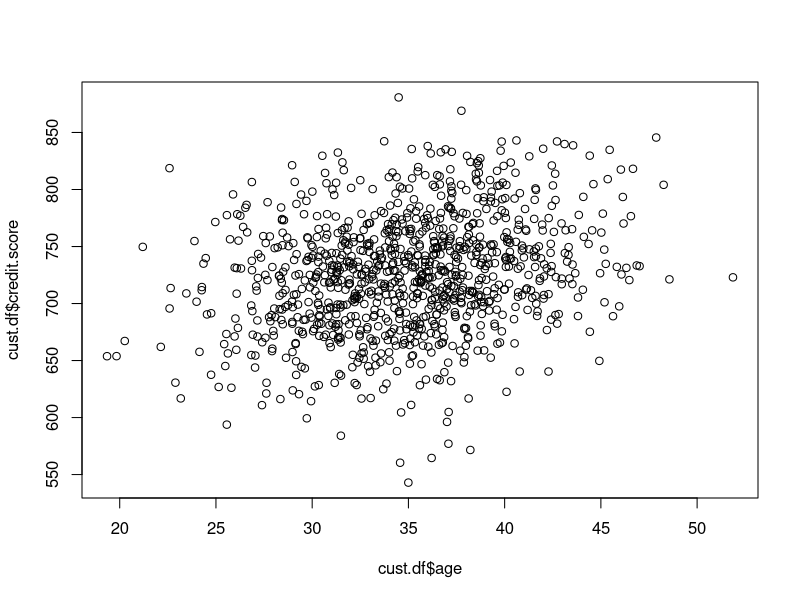
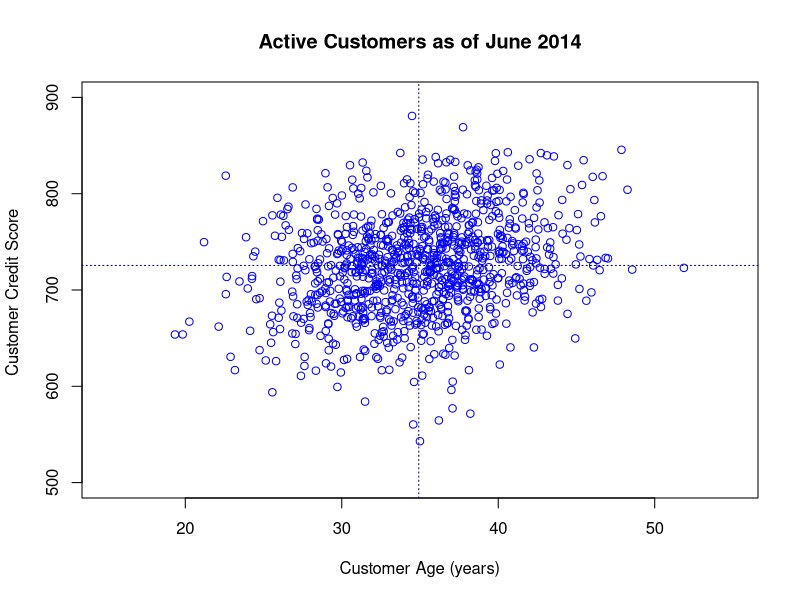
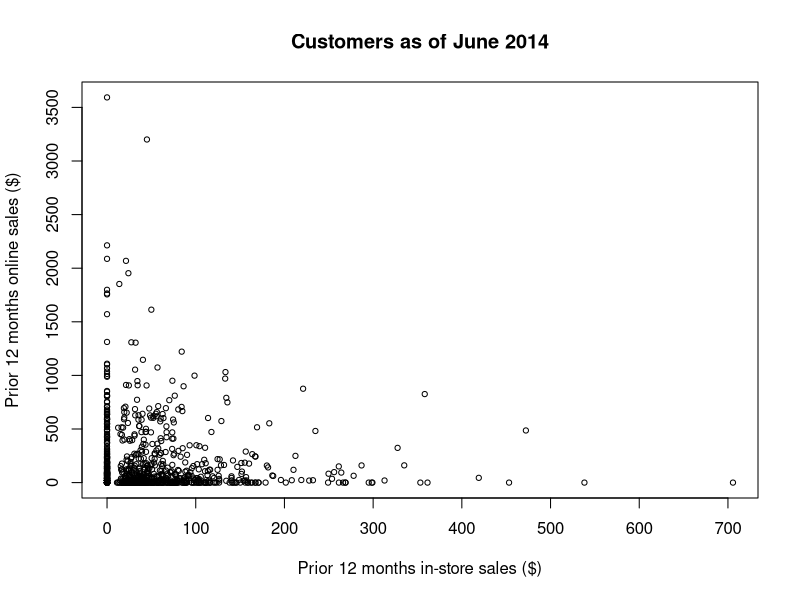
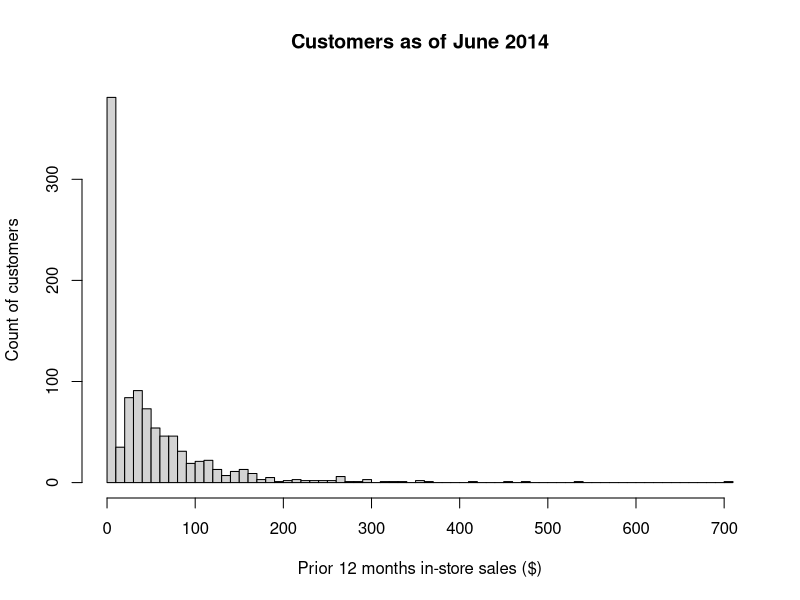
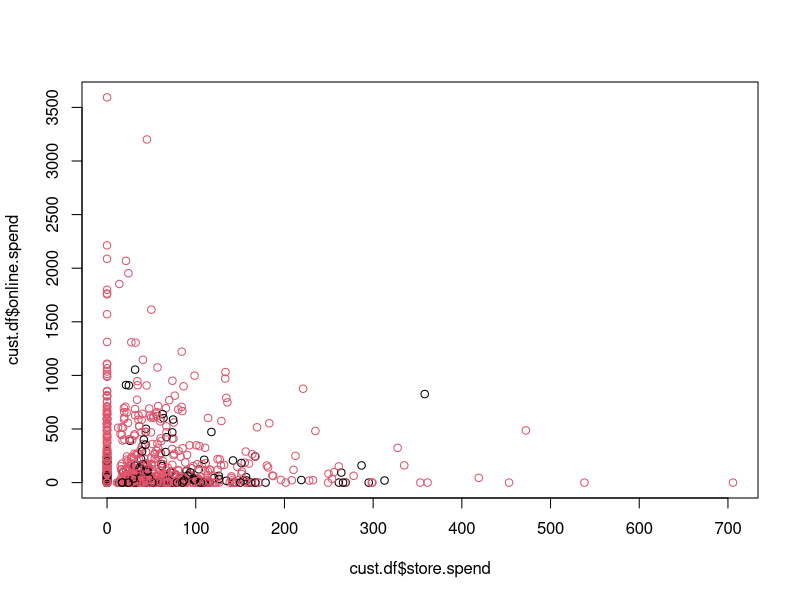
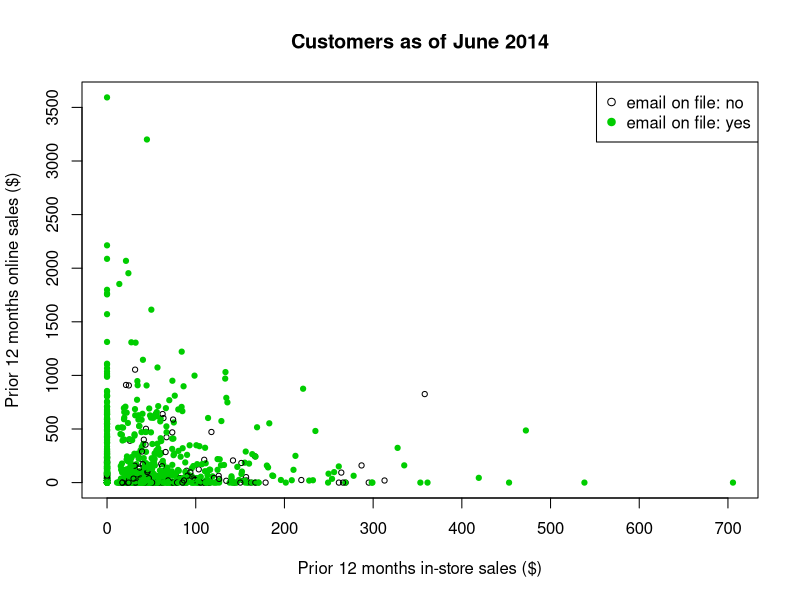
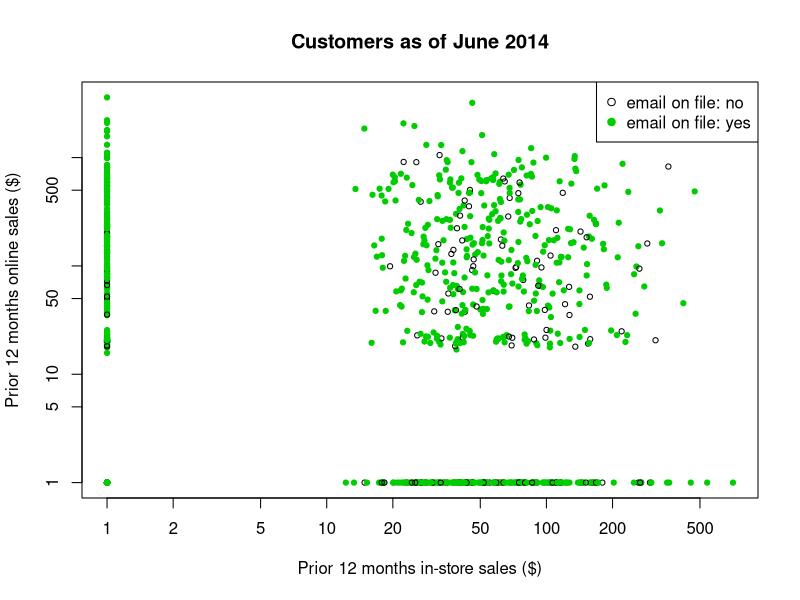
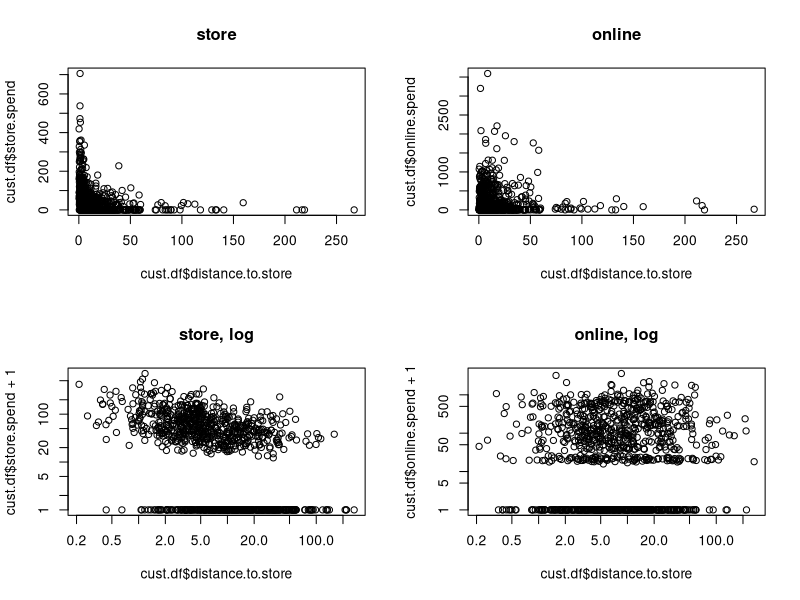

Generate these figures, in order, with R:
###################################
# Code for: R for Marketing Research and Analytics, 2nd ed: Chapter 4
#
# Authors:  Chris Chapman               Elea McDonnell Feit
#           cnchapman+rbook@gmail.com   efeit@drexel.edu
#
# Copyright 2019, Springer 
#
# Last update: May 14, 2019
# Version: 2.01
#
# Licensed under the Apache License, Version 2.0 (the "License");
# you may not use this file except in compliance with the License.
#
# You may obtain a copy of the License at
#   http://www.apache.org/licenses/LICENSE-2.0
#
# Unless required by applicable law or agreed to in writing, software
# distributed under the License is distributed on an "AS IS" BASIS,
# WITHOUT WARRANTIES OR CONDITIONS OF ANY KIND, either express or implied.
# See the License for the specific language governing permissions and
# limitations under the License.

#################################################################
# BRIEF HOW TO USE
# This file contains scripts used in Chapter 4 of Chapman & Feit (2019),
#   "R for Marketing Research and Analytics, 2nd edition", Springer. 
#################################################################


# UPDATE May 2019:
# set random number generator to use pre R 3.6 method, to match book
# this affects data simulation and Bayesian methods, which use randomization
# ==> Run this line:
if (getRversion() >= "3.6.0") suppressWarnings(RNGversion("3.5.0"))
# you could always change back to current with: 
#   RNGversion(getRversion())


# Chapter 4

# Simulate CRM data
# optional instead of creating data:
#   cust.df <- read.csv(paste("http://r-marketing.r-forge.r-project.org/",
#                          "data/rintro-chapter4.csv", sep=""))
# OR
# cust.df <- read.csv("http://goo.gl/PmPkaG")
#
# and then:
#   cust.df$cust.id <- factor(cust.df$cust.id)

set.seed(21821)
ncust <- 1000
cust.df <- data.frame(cust.id=factor(1:ncust))

cust.df$age <- rnorm(n=ncust, mean=35, sd=5)
cust.df$credit.score <- rnorm(n=ncust, mean=3*cust.df$age+620, sd=50)
cust.df$email <- factor(sample(c("yes", "no"), size=ncust, replace=TRUE, 
                            prob=c(0.8, 0.2)))
cust.df$distance.to.store <- exp(rnorm(n=ncust, mean=2, sd=1.2)) 
summary(cust.df)

# Try it!: plot(hist(distance.to.store))

cust.df$online.visits <- rnbinom(ncust, size=0.3, 
                         mu = 15 + ifelse(cust.df$email=="yes", 15, 0) 
                              - 0.7 * (cust.df$age-median(cust.df$age))) 

cust.df$online.trans <- rbinom(ncust, size=cust.df$online.visits, prob=0.3)
cust.df$online.spend <- exp(rnorm(ncust, mean=3, sd=0.1)) * 
                                 cust.df$online.trans

cust.df$store.trans <- rnbinom(ncust, size=5, 
                               mu=3 / sqrt(cust.df$distance.to.store))
cust.df$store.spend <- exp(rnorm(ncust, mean=3.5, sd=0.4)) * 
                                 cust.df$store.trans
summary(cust.df)

sat.overall <- rnorm(ncust, mean=3.1, sd=0.7)
summary(sat.overall)

sat.service <- floor(sat.overall + rnorm(ncust, mean=0.5, sd=0.4))
sat.selection <- floor(sat.overall + rnorm(ncust, mean=-0.2, sd=0.6))
summary(cbind(sat.service, sat.selection))

sat.service[sat.service > 5] <- 5
sat.service[sat.service < 1] <- 1
sat.selection[sat.selection > 5] <- 5
sat.selection[sat.selection < 1] <- 1
summary(cbind(sat.service, sat.selection))

no.response <- as.logical(rbinom(ncust, size=1, prob=cust.df$age/100))
sat.service[no.response] <- NA
sat.selection[no.response] <- NA
summary(cbind(sat.service, sat.selection))

cust.df$sat.service <- sat.service
cust.df$sat.selection <- sat.selection
summary(cust.df)

rm(ncust, sat.overall, sat.service, sat.selection, no.response)

str(cust.df)


# Basic scatterplot

plot(x=cust.df$age, y=cust.df$credit.score)


plot(cust.df$age, cust.df$credit.score, 
     col="blue",
     xlim=c(15, 55), ylim=c(500, 900), 
     main="Active Customers as of June 2014",
     xlab="Customer Age (years)", ylab="Customer Credit Score ")
abline(h=mean(cust.df$credit.score), col="dark blue", lty="dotted")
abline(v=mean(cust.df$age), col="dark blue", lty="dotted")

# Scatterplot with skewed variables and color-coded factors
plot(cust.df$store.spend, cust.df$online.spend, 
     main="Customers as of June 2014", 
     xlab="Prior 12 months in-store sales ($)", 
     ylab="Prior 12 months online sales ($)", 
     cex=0.7)

hist(cust.df$store.spend, 
     breaks=(0:ceiling(max(cust.df$store.spend)/10))*10,
     main="Customers as of June 2014", 
     xlab="Prior 12 months in-store sales ($)", 
     ylab="Count of customers")

my.col <- c("black", "green3") 
my.pch <- c(1, 19) # R's symbols for solid and open circles (see ?points)

head(cust.df$email)
as.numeric(head(cust.df$email))
my.col[as.numeric(head(cust.df$email))]
my.col[head(cust.df$email)]

# Try it! (not shown in book)
plot(cust.df$store.spend, cust.df$online.spend,
     col=as.numeric(cust.df$email))

# first the basic plot
plot(cust.df$store.spend, cust.df$online.spend,
     cex=0.7,
     col=my.col[cust.df$email], pch=my.pch[cust.df$email], 
     main="Customers as of June 2014", 
     xlab="Prior 12 months in-store sales ($)", 
     ylab="Prior 12 months online sales ($)" )

# and then add a legend
legend(x="topright", legend=paste("email on file:", levels(cust.df$email)), 
       col=my.col, pch=my.pch)

# Try it!
# plot with logarithmic axes, shows better detail
plot(cust.df$store.spend + 1, cust.df$online.spend + 1,
     log="xy", cex=0.7,
     col=my.col[cust.df$email], pch=my.pch[cust.df$email],
     main="Customers as of June 2014", 
     xlab="Prior 12 months in-store sales ($)", 
     ylab="Prior 12 months online sales ($)" )
legend(x="topright", legend=paste("email on file:", levels(cust.df$email)), 
       col=my.col, pch=my.pch)

# Multi-panel plots
par(mfrow=c(2, 2))
plot(cust.df$distance.to.store, cust.df$store.spend, main="store")
plot(cust.df$distance.to.store, cust.df$online.spend, main="online")
plot(cust.df$distance.to.store, cust.df$store.spend+1, log="xy", 
     main="store, log")
plot(cust.df$distance.to.store, cust.df$online.spend+1, log="xy", 
     main="online, log")

# Scatterplot matrix
pairs(formula = ~ age + credit.score + email +
                  distance.to.store + online.visits + online.trans + 
                  online.spend + store.trans + store.spend,
      data=cust.df)

pairs(cust.df[ , c(2:10)])


library(car)   # install if needed: install.packages("car")
scatterplotMatrix(formula = ~ age + credit.score + email +
                    distance.to.store + online.visits + online.trans + 
                    online.spend + store.trans + store.spend, 
                  data=cust.df)


######
# Not in 2nd edition of book: gpairs package (was unstable at print time)
#
# Try it!: install "gpairs" package and then:
#    library(gpairs)
#    gpairs(cbind(as.numeric(cust.df$email), cust.df[,6:8]))
# 
######

# Correlations
cov(cust.df$age, cust.df$credit.score)

cor(cust.df$age, cust.df$credit.score)

cov(cust.df$age, cust.df$credit.score)/
  (sd(cust.df$age)*sd(cust.df$credit.score))

cor.test(cust.df$age, cust.df$credit.score)

# Correlation matrix
cor(cust.df[, c(2, 3, 5:12)])

# Try it!: 
#   cor(cust.df[,3:12], use="complete.obs")

library(corrplot)    # for correlation plot
library(gplots)      # for color interpolation

## NOTE: if plot is small and doesn't fill entire plot window in RStudio
##       reset the plot pane by clicking on the "broom" icon above the plot

corrplot.mixed(corr=cor(cust.df[ , c(2, 3, 5:12)], use="complete.obs"), 
               upper="ellipse", tl.pos="lt", 
               upper.col = colorpanel(50, "red", "gray60", "blue4"))


# Transformations
set.seed(49931)
x <- runif(1000, min=-10, max=10)
cor(x, x^2)

# Try it!  :  plot(x,x^2)

cor(cust.df$distance.to.store, cust.df$store.spend)
cor(1/cust.df$distance.to.store, cust.df$store.spend)

cor(1/sqrt(cust.df$distance.to.store), cust.df$store.spend)

plot(cust.df$distance.to.store, cust.df$store.spend)

plot(1/sqrt(cust.df$distance.to.store), cust.df$store.spend)

library(car)
powerTransform(cust.df$distance.to.store)

lambda <- coef(powerTransform(1/cust.df$distance.to.store))
bcPower(cust.df$distance.to.store, lambda)


par(mfrow=c(1,2))
hist(cust.df$distance.to.store, 
     xlab="Distance to Nearest Store", ylab="Count of Customers", 
     main="Original Distribution")
hist(bcPower(cust.df$distance.to.store, lambda),
     xlab="Box-Cox Transform of Distance", ylab="Count of Customers", 
     main="Transformed Distribution")

powerTransform(cust.df$age)

l.dist  <- coef(powerTransform(cust.df$distance.to.store))
l.spend <- coef(powerTransform(cust.df$store.spend+1))

cor(bcPower(cust.df$distance.to.store, l.dist), 
    bcPower(cust.df$store.spend+1, l.spend))

# Polychoric correlations
plot(cust.df$sat.service, cust.df$sat.selection, 
     xlab="Customer Satisfaction with Service", 
     ylab="Customer Satisfaction with Selection", 
     main="Customers as of June 2014")

plot(jitter(cust.df$sat.service), jitter(cust.df$sat.selection), 
     xlab="Customer Satisfaction with Service", 
     ylab="Customer Satisfaction with Selection", 
     main="Customers as of June 2014")

resp <- !is.na(cust.df$sat.service)
cor(cust.df$sat.service[resp], cust.df$sat.selection[resp]) 

library(psych)
# note: will give a warning
polychoric(cbind(cust.df$sat.service[resp], 
                 cust.df$sat.selection[resp]))
     
